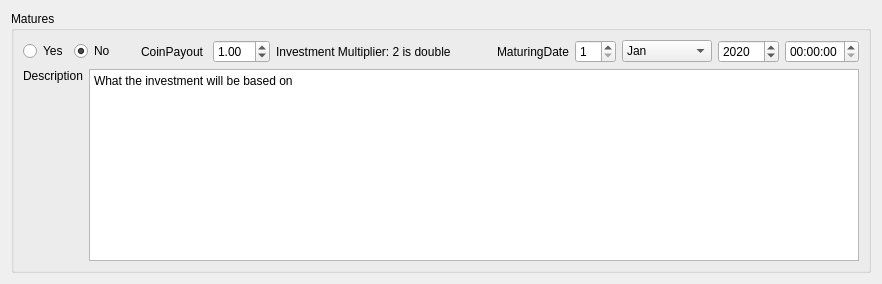
              <widget class="QWidget" name="tab_7">
               <attribute name="title">
                <string>Mature  Investment</string>
               </attribute>
               <layout class="QGridLayout" name="gridLayout_16">
                <item row="0" column="0">
                 <widget class="QGroupBox" name="groupBox">
                  <property name="title">
                   <string>Matures</string>
                  </property>
                  <layout class="QVBoxLayout" name="verticalLayout" stretch="1,10">
                   <item>
                    <layout class="QHBoxLayout" name="horizontalLayout">
                     <item>
                      <widget class="QRadioButton" name="matureradio_yes">
                       <property name="maximumSize">
                        <size>
                         <width>50</width>
                         <height>16777215</height>
                        </size>
                       </property>
                       <property name="text">
                        <string>Yes</string>
                       </property>
                      </widget>
                     </item>
                     <item>
                      <widget class="QRadioButton" name="matureradio_no">
                       <property name="maximumSize">
                        <size>
                         <width>50</width>
                         <height>16777215</height>
                        </size>
                       </property>
                       <property name="text">
                        <string>No</string>
                       </property>
                       <property name="checked">
                        <bool>true</bool>
                       </property>
                      </widget>
                     </item>
                     <item>
                      <spacer name="horizontalSpacer">
                       <property name="orientation">
                        <enum>Qt::Horizontal</enum>
                       </property>
                       <property name="sizeType">
                        <enum>QSizePolicy::Minimum</enum>
                       </property>
                       <property name="sizeHint" stdset="0">
                        <size>
                         <width>20</width>
                         <height>20</height>
                        </size>
                       </property>
                      </spacer>
                     </item>
                     <item>
                      <widget class="QLabel" name="label_9">
                       <property name="text">
                        <string>CoinPayout </string>
                       </property>
                      </widget>
                     </item>
                     <item>
                      <widget class="QDoubleSpinBox" name="coinpayout">
                       <property name="value">
                        <double>1.000000000000000</double>
                       </property>
                      </widget>
                     </item>
                     <item>
                      <widget class="QLabel" name="label_20">
                       <property name="text">
                        <string>Investment Multiplier: 2 is double</string>
                       </property>
                      </widget>
                     </item>
                     <item>
                      <spacer name="horizontalSpacer_2">
                       <property name="orientation">
                        <enum>Qt::Horizontal</enum>
                       </property>
                       <property name="sizeHint" stdset="0">
                        <size>
                         <width>40</width>
                         <height>20</height>
                        </size>
                       </property>
                      </spacer>
                     </item>
                     <item>
                      <widget class="QLabel" name="label_10">
                       <property name="text">
                        <string>MaturingDate</string>
                       </property>
                      </widget>
                     </item>
                     <item>
                      <widget class="QSpinBox" name="matureday">
                       <property name="minimum">
                        <number>1</number>
                       </property>
                      </widget>
                     </item>
                     <item>
                      <widget class="QComboBox" name="maturemonth">
                       <item>
                        <property name="text">
                         <string>Jan</string>
                        </property>
                       </item>
                       <item>
                        <property name="text">
                         <string>Feb</string>
                        </property>
                       </item>
                       <item>
                        <property name="text">
                         <string>Mar</string>
                        </property>
                       </item>
                       <item>
                        <property name="text">
                         <string>April</string>
                        </property>
                       </item>
                       <item>
                        <property name="text">
                         <string>May</string>
                        </property>
                       </item>
                       <item>
                        <property name="text">
                         <string>June</string>
                        </property>
                       </item>
                       <item>
                        <property name="text">
                         <string>July</string>
                        </property>
                       </item>
                       <item>
                        <property name="text">
                         <string>Aug</string>
                        </property>
                       </item>
                       <item>
                        <property name="text">
                         <string>September</string>
                        </property>
                       </item>
                       <item>
                        <property name="text">
                         <string>October</string>
                        </property>
                       </item>
                       <item>
                        <property name="text">
                         <string>November</string>
                        </property>
                       </item>
                      </widget>
                     </item>
                     <item>
                      <widget class="QSpinBox" name="matureyear">
                       <property name="maximum">
                        <number>15000</number>
                       </property>
                       <property name="value">
                        <number>2020</number>
                       </property>
                      </widget>
                     </item>
                     <item>
                      <widget class="QTimeEdit" name="maturetime"/>
                     </item>
                    </layout>
                   </item>
                   <item>
                    <layout class="QHBoxLayout" name="horizontalLayout_2" stretch="1,10">
                     <item>
                      <widget class="QLabel" name="label_18">
                       <property name="sizePolicy">
                        <sizepolicy hsizetype="Fixed" vsizetype="Preferred">
                         <horstretch>0</horstretch>
                         <verstretch>0</verstretch>
                        </sizepolicy>
                       </property>
                       <property name="text">
                        <string>Description</string>
                       </property>
                       <property name="alignment">
                        <set>Qt::AlignLeading|Qt::AlignLeft|Qt::AlignTop</set>
                       </property>
                      </widget>
                     </item>
                     <item>
                      <widget class="QPlainTextEdit" name="maturedescription">
                       <property name="sizePolicy">
                        <sizepolicy hsizetype="Preferred" vsizetype="Preferred">
                         <horstretch>0</horstretch>
                         <verstretch>0</verstretch>
                        </sizepolicy>
                       </property>
                       <property name="plainText">
                        <string>What the investment will be based on</string>
                       </property>
                      </widget>
                     </item>
                    </layout>
                   </item>
                  </layout>
                 </widget>
                </item>
               </layout>
              </widget>
